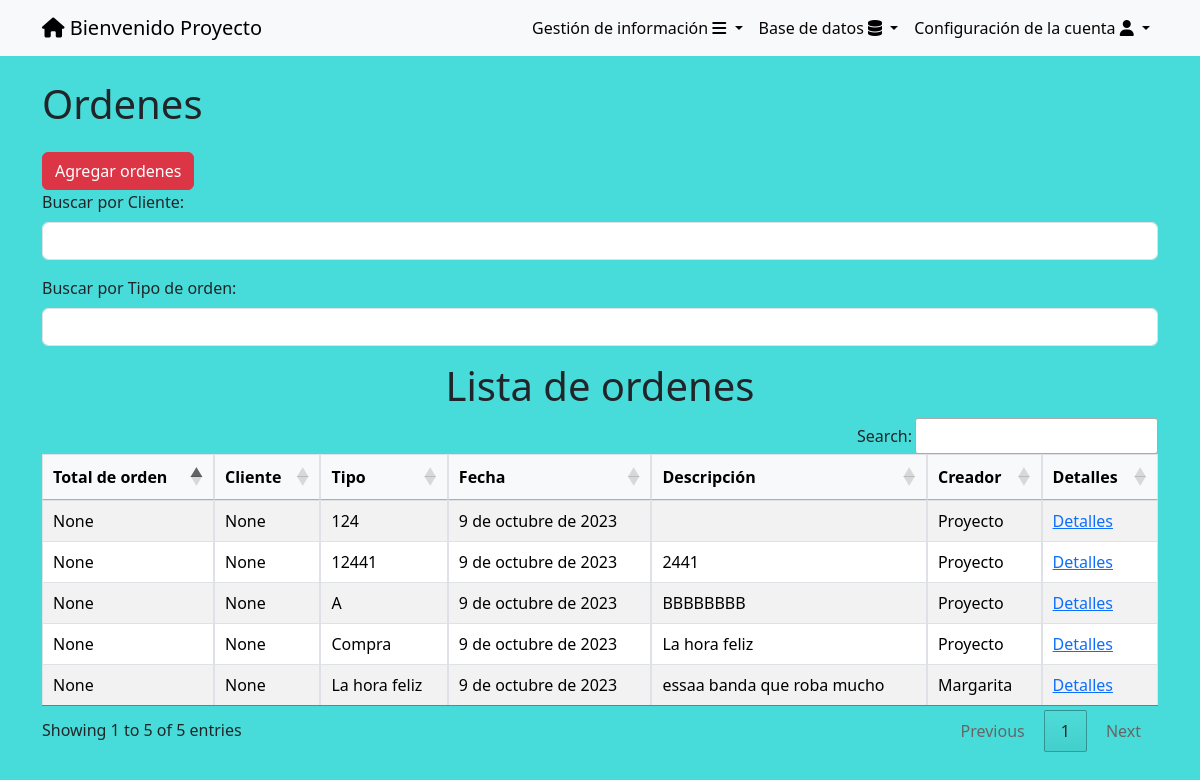
The page /ordenes/ (signed in) on the database its author committed.
### tasks/models.py (models this page shows, shortened)
class Orden(models.Model):
    COMPRA = 'Compra'
    VENTA = 'Venta'
    ESTADO_CHOICES = [
        (COMPRA, 'Compra'),
        (VENTA, 'Venta'),
    ]
    tipoOrden = models.CharField(blank=True, max_length=100,null=True,choices=ESTADO_CHOICES,)
    fechaorden = models.DateField(auto_now_add=True,null=True,blank=True)
    idCliente = models.ForeignKey(Cliente,null=True,blank=True,on_delete=models.CASCADE)
    idProveedor = models.ForeignKey(Proveedor,null=True,blank=True,on_delete=models.CASCADE)
    idProducto = models.ForeignKey(Producto,null=True,blank=True,on_delete=models.CASCADE)
    idServicio = models.ForeignKey(Servicio,null=True,blank=True,on_delete=models.CASCADE)
    cantidadProductos = models.IntegerField(null=True,blank=True)
    precioUnitarioProducto = models.DecimalField(max_digits=10,decimal_places=2,null=True,blank=True)
    subtotalProductos = models.DecimalField(max_digits=10,decimal_places=2,null=True,blank=True)
    cantidadServicios = models.IntegerField(null=True,blank=True)
    precioUnitarioServicios = models.DecimalField(max_digits=10,decimal_places=2,null=True,blank=True)
    subtotalServicio = models.DecimalField(max_digits=10,decimal_places=2,null=True,blank=True)
    totalOrden =  models.DecimalField(max_digits=10,decimal_places=2,null=True,blank=True)
    descripcion = models.TextField(max_length=100,blank=True,null=True)
    user = models.ForeignKey(User, on_delete=models.CASCADE,blank=True, null=True)
    idEmpleado = models.ForeignKey(Usuario,null=True,blank=True,on_delete=models.CASCADE)

### tasks/views.py (the view)
# urls.py: path('ordenes/',views.ordenes,name='ordenes'),
@login_required
def ordenes(request):
    if request.user.is_superuser:
        ordenes = Orden.objects.all().order_by('tipoOrden')
    else:
        ordenes = Orden.objects.filter(user=request.user).order_by('tipoOrden')
    return render(request,'ordenes.html',{
        'ordenes':ordenes,
    })

### tasks/templates/ordenes.html (shortened to what this page needs)
{% extends 'base.html' %}
{% block content %}
<body>
    <div class="container mt-4">
        <a href="/ordenes/" class="text-dark text-decoration-none"><h1>Ordenes</h1></a>
        <a href="/ordenes/create/" class="btn btn-danger mt-3">Agregar ordenes</a>
        <div class="mb-3">
            <label for="filtroCliente" class="form-label">Buscar por Cliente:</label>
            <input type="text" class="form-control" id="filtroCliente">
        </div>
        <div class="mb-3">
            <label for="filtroTipo" class="form-label">Buscar por Tipo de orden:</label>
            <input type="text" class="form-control" id="filtroTipo">
        </div>
        <div class="table-responsive rounded">
            <center><h1>Lista de ordenes</h1></center>
            <table id="tablaOrdenes" class="table table-bordered table-striped ">
                <thead class="thead-dark">
                    <tr>
                        <th>Total de orden</th>
                        <th>Cliente</th>
                        <th>Tipo</th>
                        <th>Fecha</th>
                        <th>Descripción</th>
                        <th>Creador</th>
                        <th>Detalles </th>
                    </tr>
                </thead>
                <tbody>
                    {% for orden in ordenes %}
                    <tr>
                        <td>{{ orden.totalOrden}}</td>
                        <td>{{ orden.idCliente}}</td>
                        <td>{{ orden.tipoOrden }}</td>
                        <td>{{ orden.fechaorden}}</td>
                        <td>{{ orden.descripcion }}</td>
                        <td>{{ orden.user.username }}</td>
                        <td><a href="{% url 'orden_detail' orden.id %}">Detalles</a></td>
                    </tr>
                    {% endfor %}
                </tbody>
            </table>
        </div>
    </div>
</body>
<link rel="stylesheet" type="text/css" href="https://cdn.datatables.net/1.11.5/css/jquery.dataTables.css">
<link rel="stylesheet" type="text/css" href="https://cdn.datatables.net/buttons/2.1.0/css/buttons.dataTables.min.css">
{% endblock %}

### tasks/templates/base.html (shortened to what this page needs)
<!DOCTYPE html>
<html lang="en">
<head>
    <link rel="stylesheet" href="https://cdn.jsdelivr.net/npm/bootstrap@5.3.2/dist/css/bootstrap.min.css">
    <link rel="stylesheet" href="https://cdnjs.cloudflare.com/ajax/libs/font-awesome/6.4.2/css/all.min.css">
    <link rel="stylesheet" href="https://cdn.jsdelivr.net/npm/bootstrap@5.3.2/dist/css/bootstrap.min.css">
</head>
<body>
    <nav class="navbar navbar-expand-lg bg-body-tertiary">
        <div class="container">
            {% if user.is_authenticated %}
            <a class="navbar-brand" href="/" id="uno"> <i class="fa-solid fa-house" style="color: #000000;"></i>
                Bienvenido {{user.username}}</a>
            {% endif %}
            {% if user.is_authenticated %}
            <div class="collapse navbar-collapse" id="navbarSupportedContent">
                <ul class="navbar-nav ms-auto">
                    <li class="nav-item dropdown">
                        <a class="nav-link dropdown-toggle" href="#" role="button" data-bs-toggle="dropdown"
                            aria-expanded="false">
                            Gestión de información <i class="fa-solid fa-bars" style="color: #00040b;"></i>
                        </a>
                    </li>
                    {% if user.is_superuser %}
                    <li class="nav-item dropdown">
                        <a class="nav-link dropdown-toggle" href="#" role="button" data-bs-toggle="dropdown"
                            aria-expanded="false">
                            Base de datos <i class="fa-solid fa-database" style="color: #000000;"></i>
                        </a>
                        {% endif %}
                    <li class="nav-item dropdown">
                        <a class="nav-link dropdown-toggle" href="#" role="button" data-bs-toggle="dropdown"
                            aria-expanded="false">
                            Configuración de la cuenta <i class="fa-solid fa-user" style="color: #000000;"></i>
                        </a>
            {% endif %}
        </div>
    </nav>
</body>
</html>
{% block content %}
{% endblock %}

### tasks/templates/base.html (style rules this page uses)
.nav-link { display: block; text-decoration: none; color: #080404; padding: 5px; }

### tasks/templates/ordenes.html (style rules this page uses)
.table { width: 100%; margin-bottom: 1rem; color: #333; }
.table th, .table td { padding: 0.75rem; vertical-align: top; border-top: 1px solid #dee2e6; }
.table thead th { vertical-align: bottom; border-bottom: 2px solid #dee2e6; background-color: #f8f9fa; }
.table-striped tbody tr:nth-of-type(odd) { background-color: rgba(0, 0, 0, 0.05); }
.rounded { border-radius: 1em; overflow: hidden; }
body { background-color: rgb(71, 220, 217); background-size: cover; }

### rows shown on the page
Orden: totalOrden "None", idCliente "None", tipoOrden "124", fechaorden "9 de octubre de 2023", user.username "Proyecto"
Orden: totalOrden "None", idCliente "None", tipoOrden "12441", fechaorden "9 de octubre de 2023", descripcion "2441", user.username "Proyecto"
Orden: totalOrden "None", idCliente "None", tipoOrden "A", fechaorden "9 de octubre de 2023", descripcion "BBBBBBBB", user.username "Proyecto"
Orden: totalOrden "None", idCliente "None", tipoOrden "Compra", fechaorden "9 de octubre de 2023", descripcion "La hora feliz", user.username "Proyecto"
Orden: totalOrden "None", idCliente "None", tipoOrden "La hora feliz", fechaorden "9 de octubre de 2023", descripcion "essaa banda que roba mucho", user.username "Margarita"

### other values the page prints
{{ user.username }} "Proyecto"
